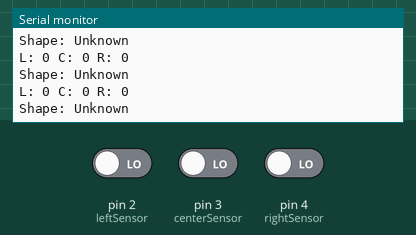
This sketch was run on a simulated Arduino Uno, built with avr-gcc and run on an emulated ATmega328P. On the bench: the last lines printed to the serial monitor. Inputs (shaded band) come from the test bench; at power-on: pin 3 (centerSensor) LOW, pin 2 (leftSensor) LOW, pin 4 (rightSensor) LOW.

Above: at 1.8 s.
1.9 s: pin 3 (centerSensor) driven HIGH
At 2.32 s:
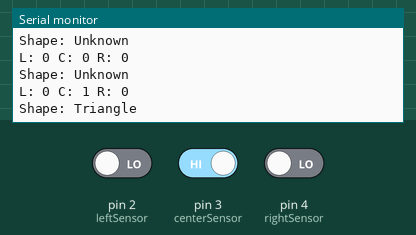
4.0 s: pin 2 (leftSensor) driven HIGH
At 4.32 s:
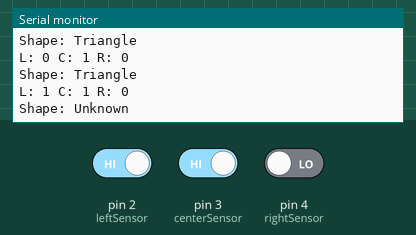
5.5 s: pin 4 (rightSensor) driven HIGH
At 5.82 s:
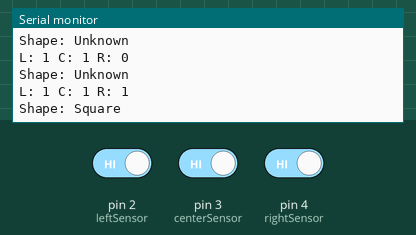
7.5 s: pin 3 (centerSensor) driven LOW
At 7.82 s:
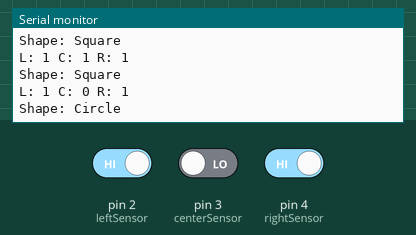
9.5 s: pin 2 (leftSensor) driven LOW
At 9.82 s:
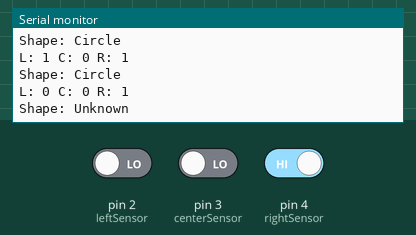

The sketch:

sd.ino
```cpp
int leftSensor = 2;
int centerSensor = 3;
int rightSensor = 4;

void setup() {
  pinMode(leftSensor, INPUT);
  pinMode(centerSensor, INPUT);
  pinMode(rightSensor, INPUT);
  Serial.begin(9600);
}

void loop() {
  int left = digitalRead(leftSensor);
  int center = digitalRead(centerSensor);
  int right = digitalRead(rightSensor);

  Serial.print("L: "); Serial.print(left);
  Serial.print(" C: "); Serial.print(center);
  Serial.print(" R: "); Serial.println(right);

  if (left == HIGH && center == HIGH && right == HIGH) {
    Serial.println("Shape: Square");
  }
  else if (left == LOW && center == HIGH && right == LOW) {
    Serial.println("Shape: Triangle");
  }
  else if (left == HIGH && center == LOW && right == HIGH) {
    Serial.println("Shape: Circle");
  }
  else {
    Serial.println("Shape: Unknown");
  }

  delay(500);
}
```

Measured:
- after the input at 1.9 s, the serial monitor: prints a new line after 0.10 s (image 1)
- after the input at 4.0 s, the serial monitor: prints a new line at once (image 2)
- after the input at 5.5 s, the serial monitor: prints a new line at once (image 3)
- after the input at 7.5 s, the serial monitor: prints a new line at once (image 4)
- after the input at 9.5 s, the serial monitor: prints a new line at once (image 5)
